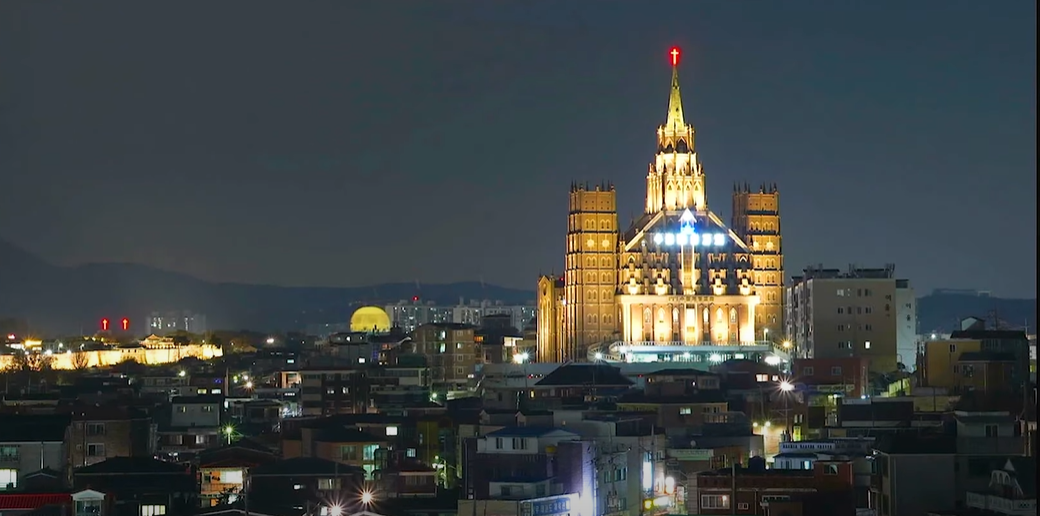
#> input picture misson/05.png, 1040 x 516 px, found by its file name
$ python image3.py
#> lines starting #> are read from the running program, lines starting #| are printed output that depends on the picture
import cv2, sys
import matplotlib.pyplot as plt
import numpy as np


# 파일을 가져온다
# src1 사진을 src2 사진처럼 필터링하기
src1 = cv2.imread("C:/Users/SBA/opencvDojang/misson/05.png")
#> src1 is the input picture: shape (516, 1040, 3); mean B, G, R 68.7, 68.3, 62.5
src2 = cv2.imread("C:/Users/SBA/opencvDojang/misson/misson_image05.png")
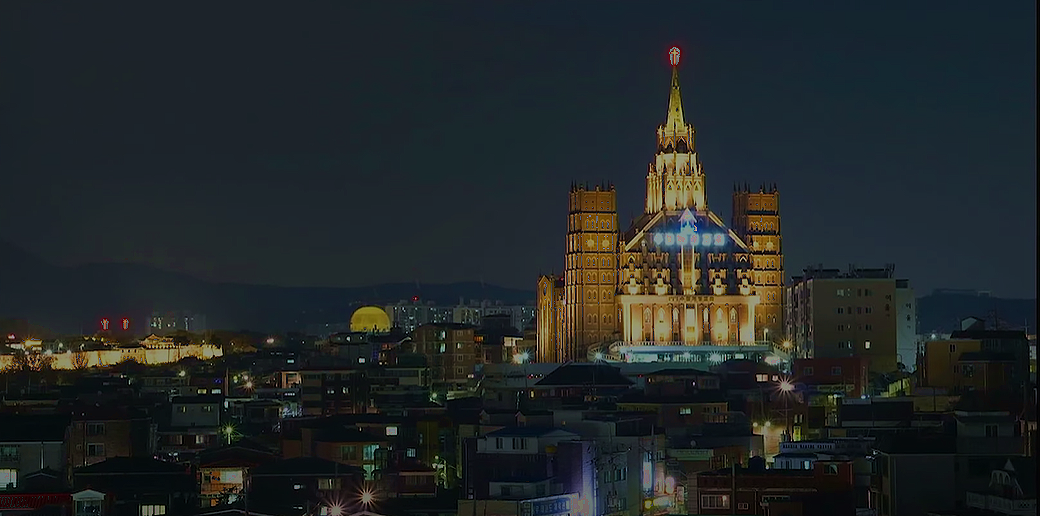
#> input picture misson/misson_image05.png, 1040 x 516 px, found by its file name
#> src2 is the input picture: shape (516, 1040, 3); mean B, G, R 39.9, 38.9, 33.4

# 미션 사진이 좀 더 어둡고, 선명해보임

# 원본 사진의 색 채널 나누기
hsv_src = cv2.cvtColor(src1, cv2.COLOR_BGR2HSV)
#> hsv_src: shape (516, 1040, 3); mean H, S, V 86.3, 70.5, 77
h, s, v = cv2.split(hsv_src)
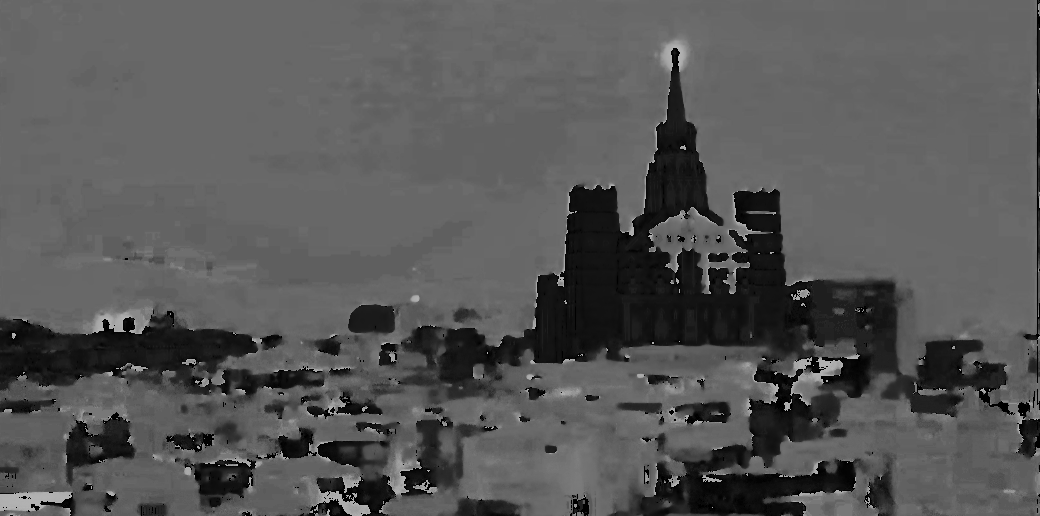
#> h: shape (516, 1040); min 0, max 179, mean 86.3
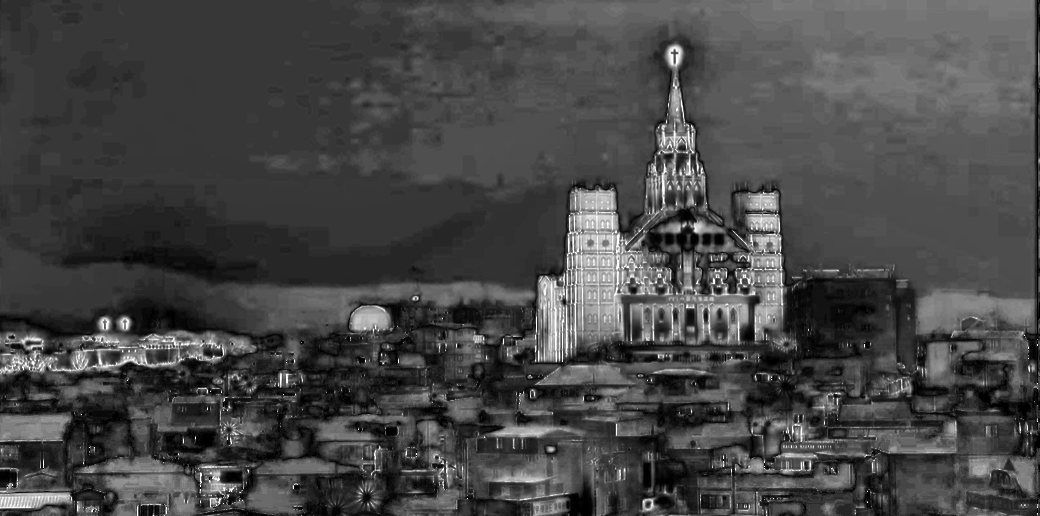
#> s: shape (516, 1040); min 0, max 255, mean 70.5
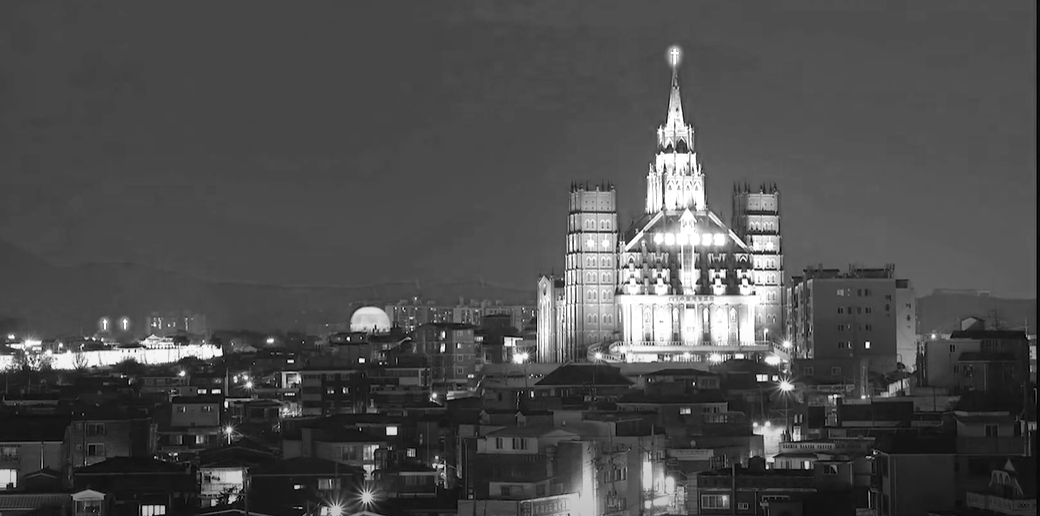
#> v: shape (516, 1040); min 0, max 255, mean 77

# 채도 증가시키기
s = cv2.convertScaleAbs(s, beta = 20)

# 밝기 좀 낮추기
v = cv2.convertScaleAbs(v, beta = -20)

# meger로 hsv  함수 합치기
hsv_scr = cv2.merge((h,s,v))
#> hsv_scr: shape (516, 1040, 3); mean H, S, V 86.3, 90.5, 57.1

dst = cv2.cvtColor(hsv_scr, cv2.COLOR_HSV2BGR)
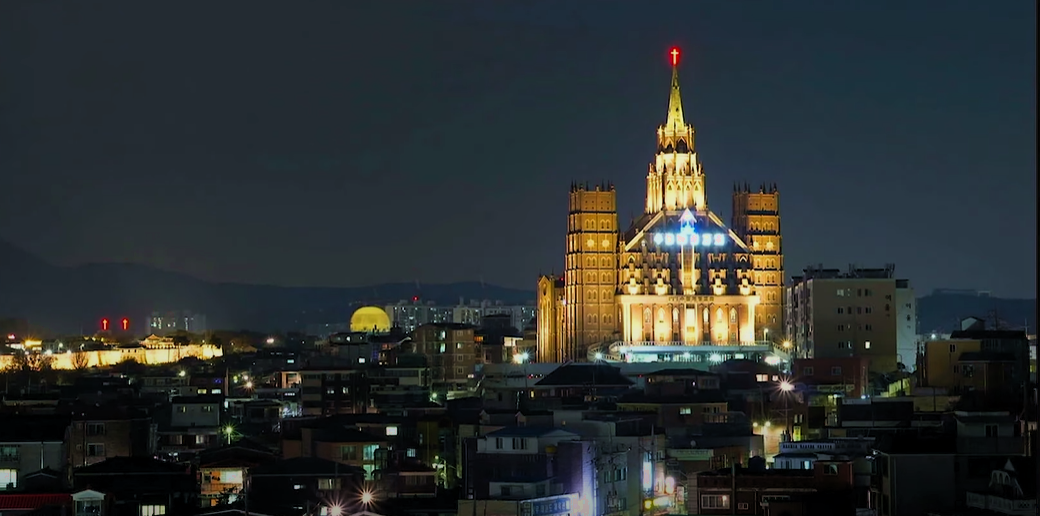
#> dst: shape (516, 1040, 3); mean B, G, R 48.6, 48.5, 43.4

cv2.imshow('mission', src2)
cv2.imshow('result', dst)
cv2.waitKey()
cv2.destroyAllWindows()
